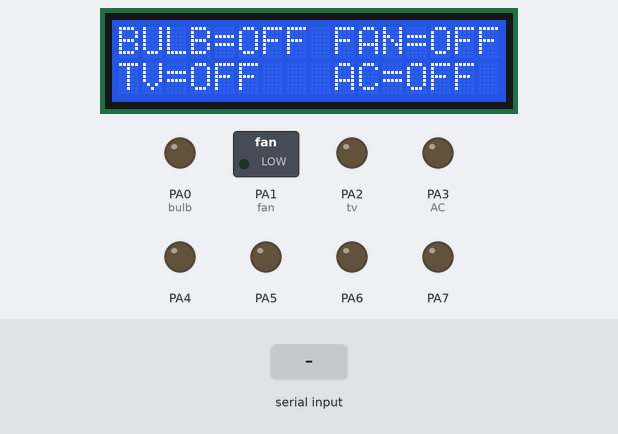
Recording of a program running on a simulated ATmega16, built with avr-gcc and emulated at 11.0592 MHz. Parts: 16×2 character LCD, switched loads named in the program (green lamp = pin HIGH), output pins drawn as LEDs (lit = HIGH). Wiring (inferred from the names in the program): character LCD (HD44780): RS PB0; R/W PB1; E PB2; data PB4, PB5, PB6, PB7. The inputs (shaded band) are chosen by the test bench. Pins used as bus, display or sensor lines are not drawn.

Above: at 1.6 s.
1.7 s: "fan\n" received over Serial
At 2.1 s:
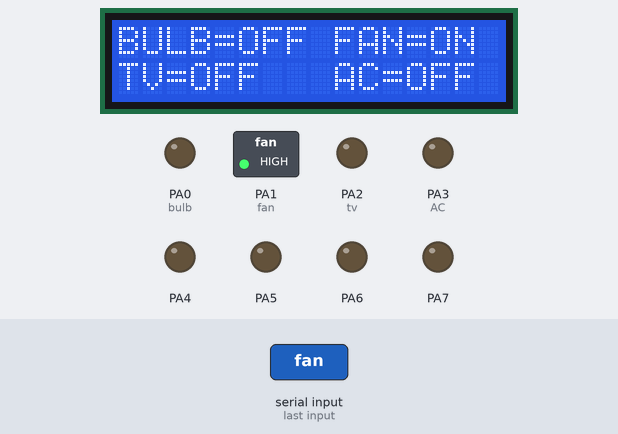
3.2 s: "aco\n" received over Serial
At 4.4 s:
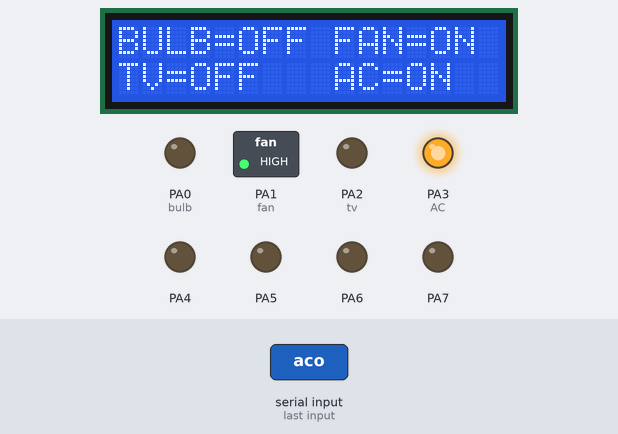
4.7 s: "tv\n" received over Serial
At 5.6 s:
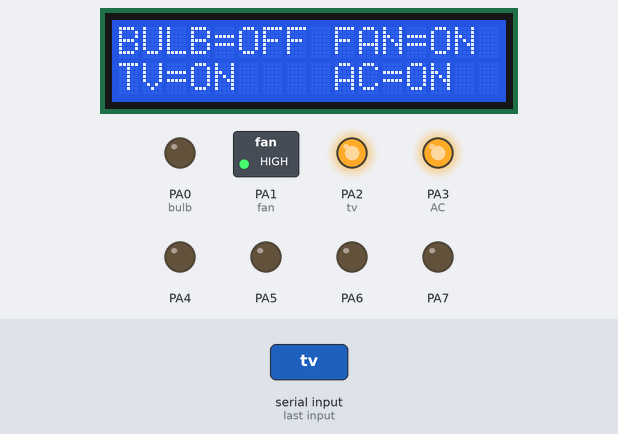
6.2 s: "bulb1\n" received over Serial
At 6.8 s:
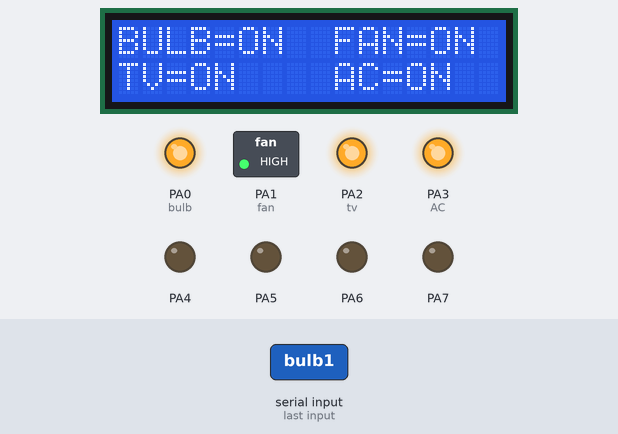
7.7 s: "fan\n" received over Serial
At 8.9 s:
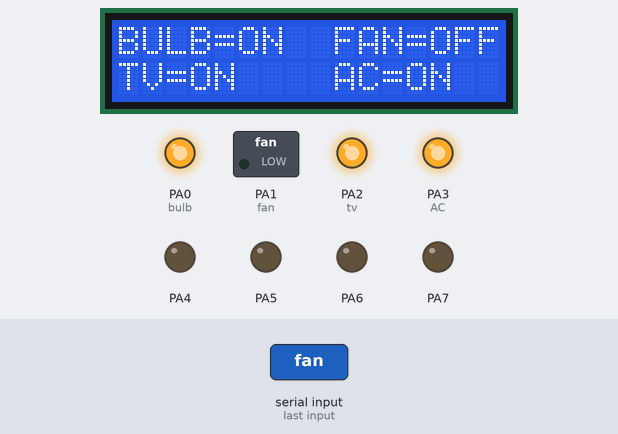
9.2 s: "aco\n" received over Serial
At 10.2 s:
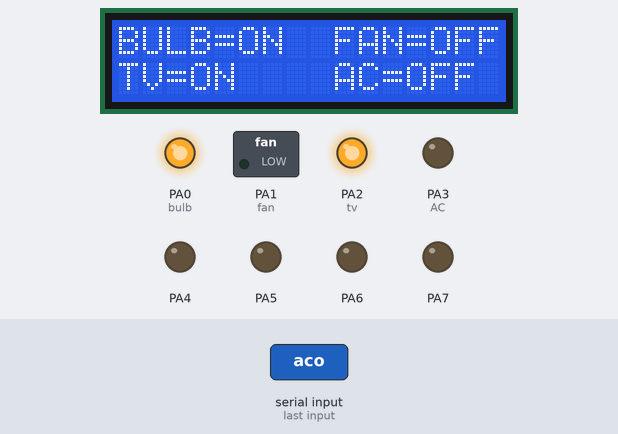
Timing chart, 0 to 11.7 s (numbered marks = the images above; inputs shaded):
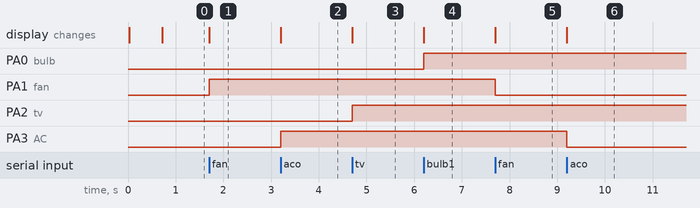

Measured:
- after the input at 1.7 s, PA1 (fan): LOW → HIGH at once; the display: changes at once (image 1)
- after the input at 3.2 s, PA3 (AC): LOW → HIGH at once; the display: changes at once (image 2)
- after the input at 4.7 s, PA2 (tv): LOW → HIGH at once; the display: changes at once (image 3)
- after the input at 6.2 s, PA0 (bulb): LOW → HIGH at once; the display: changes at once (image 4)
- after the input at 7.7 s, PA1 (fan): HIGH → LOW at once; the display: changes at once (image 5)
- after the input at 9.2 s, PA3 (AC): HIGH → LOW at once; the display: changes at once (image 6)

The program:

GccApplication4.c
```c
/*
 * serial_legency.c
 *
 * Created: 3/28/2015 12:09:46 PM
 *  Author: Ashish kushwaha
 */

#define F_CPU 11059200

#include <avr/io.h>
#include <util/delay.h>
#include "lcd.h"
#include "USART.h"

#define op		PORTA
#define bulb	0
#define fan		1
#define tv		2
#define AC		3

typedef struct
{
	char *dis;
}states;

char ret_res(char*str ){
	if(!strcmp(str,"fan")) return 2;
	else if(!strcmp(str,"aco")) return 4;
	else if(!strcmp(str,"mc")) return 0;
	else if(!strcmp(str,"mac")) return 0;
	else if(!strcmp(str,"tv")) return 3;
	else if(!strcmp(str,"bulb1")) return 1;
	else if(!strcmp(str,"bulb2")) return 0;
	else if(!strcmp(str,"bulb3")) return 0;
	else if(!strcmp(str,"moff")) return 0;
	else return 0;
}
void set_op_value(char cas){
	switch(cas){
		case 1 :op^=(1<<(cas-1));break;
		case 2 :op^=(1<<(cas-1));break;
		case 3 :op^=(1<<(cas-1));break;
		case 4 :op^=(1<<(cas-1));break;
		default:op=0;
	}
}

void display(void){
	states two[]={
		{"OFF"},
		{"ON "}
	};
	lcd_clrscr();
	lcd_puts("BULB=");
	lcd_puts(two[(op&(1<<bulb))].dis);
	lcd_puts(" FAN=");
	lcd_puts(two[((op&(1<<fan))>>fan)].dis);
	lcd_puts("\nTV=");
	lcd_puts(two[((op&(1<<tv))>>tv)].dis);
	lcd_puts("   AC=");
	lcd_puts(two[((op&(1<<AC))>>AC)].dis);
}
int main(void){
	DDRA=0xff;
	lcd_init(LCD_DISP_ON);
	lcd_puts("     Welcome");
	_delay_ms(700);
	const static int strSize = 10;				//size for receiving string
	char * string = 0;							//target string
	char response=0;							//after compare the string the int would have a value
	serial_init();								//uart at baud 38400
	while(1){
	set_op_value(response);
	display();
	string = malloc( strSize * sizeof(char) );	//allocating space in mamory heap
	if(string == 0) {							//if memory is not available
		lcd_clrscr();
		lcd_puts("can't alloc mem!\n");
		return 1;
	}

	else{													//if memory is free
	response=ret_res(make_str(strSize,string));				//compare the received string to ans
	free(string);											//free that allocated space
	string = 0;												//not necessary but good idea
	 }
	}
	return 0 ;
}
```

USART.c
```c
/*
 * USART.c
 *
 * Created: 3/29/2015 2:28:20 AM
 *  Author: Ashish kushwaha
 * Email: Ashish_kushwaha@outlook.com
 */


#include <avr/io.h>
#include "USART.h"


void serial_init(){
		UCSRB=(1<<TXEN)|(1<<RXEN);
		UCSRC=(1<<UCSZ1)|(1<<UCSZ0)|(1<<URSEL);
		UBRRL=17;                                  ///38400   baudrate at xtal 11.0592Mhz
}
//This function sends the string and terminates with LF \n
void serial_send(char *p)
{
	serial_Erase_all();
	for (;*p!=0;p++)
	{
		while (!(UCSRA&(1<<UDRE)));
		UDR=*p;
	}
	while (!(UCSRA&(1<<UDRE)));
	UDR=10;
}

void serial_send_byte(char byte){
	serial_Erase_all();
	while (!(UCSRA&(1<<UDRE)));
	UDR=byte;
}

void serial_Erase_all(void){
	unsigned char trash=0;
	while (UCSRA & (1<<RXC)){
	trash=UDR;
	}
}

unsigned char serial_read_byte(void)
{
	while (!(UCSRA&(1<<RXC)));
	return UDR;
}


int serial_read_int(void){
	int getval=0,ret=0,flag=0;
	while(getval!='\n'){
	getval=serial_read_byte();
	if (getval=='-')
	{
		flag=1;
	}
	if ((getval>='0')&&(getval<='9'))
	{
		ret=((ret*10)+(getval-48));
	}
	}
	if (flag==1)ret=(ret*(-1));
	return ret;
}

char *make_str(uint8_t size,char *target_loc){
	unsigned char i=1,dummy=0;
	do
	{
		dummy=serial_read_byte();
	} while ((dummy<33)||(dummy>126));
	target_loc[0]=dummy;
	do{
		target_loc[i]=serial_read_byte();
		++i;
	} while ((i!=size)&&(target_loc[i-1]!='\n'));
	if (target_loc[i-1]=='\n'){
		target_loc[i-1]='\0';
		serial_Erase_all();
		return target_loc;
	}
	else {
		free(target_loc);
		serial_Erase_all();
		return "less memory error";
	}
}
```

USART.h
```c
#ifndef USART_H
#define USART_H

/*
 * USART.h
 *
 * Created: 3/29/2015 2:28:33 AM
 *  Author: Ashish kushwaha
 * Email: Ashish_kushwaha@outlook.com
 */

//line terminator character is LF \n
/* Baud rate Table

8 Mhz

Rate	UBRR(decimal&hex) error
300		1666	0x0682		0.0
600		832		0x0340		0.0
1200	416		0x01A0		0.0
2400	207		0x00CF		0.2
4800	103		0x0067		0.2
9600	51		0x0033		0.2
14400	34		0x0022		0.8
19200	25		0x0019		0.2
28800	16		0x0010		2.1
38400	12		0x000C		0.2
57600	8		0x0008		3.7
76800	6		0x0006		7.5
115200	3		0x0003		7.8
230400	1		0x0001		7.8
250000	1		0x0001		0.0

11.0592 Mhz

300		2303	0x08FF		0.0
600		1151	0x047F		0.0
1200	575		0x023F		0.0
2400	287		0x011F		0.0
4800	143		0x008F		0.0
9600	71		0x0047		0.0
14400	47		0x002F		0.0
19200	35		0x0023		0.0
28800	23		0x0017		0.0
38400	17		0x0011		0.0
57600	11		0x000B		0.0
76800	8		0x0008		0.0
115200	5		0x0005		0.0
230400	2		0x0002		0.0
250000	2		0x0002		8.5
*/


extern void serial_init(void);		//change the value of UBBR for desire baud rate

extern void serial_send(char *p);

extern void serial_Erase_all(void);		//flushes the recived data during usart operation

extern unsigned char serial_read_byte(void);

char *make_str(uint8_t size,char *target_loc);

extern int serial_read_int(void);

extern void serial_send_byte(char byte);

#endif //USART_H
```

lcd.h
```c
#ifndef LCD_H
#define LCD_H
/*************************************************************************
 Title	:   C include file for the HD44780U LCD library (lcd.c)
 Author:    Peter Fleury <pfleury@gmx.ch>  http://jump.to/fleury
 File:	    $Id: lcd.h,v 1.13.2.2 2006/01/30 19:51:33 peter Exp $
 Software:  AVR-GCC 3.3
 Hardware:  any AVR device, memory mapped mode only for AT90S4414/8515/Mega
***************************************************************************/

/**
 @defgroup pfleury_lcd LCD library
 @code #include <lcd.h> @endcode

 @brief Basic routines for interfacing a HD44780U-based text LCD display

 Originally based on Volker Oth's LCD library,
 changed lcd_init(), added additional constants for lcd_command(),
 added 4-bit I/O mode, improved and optimized code.

 Library can be operated in memory mapped mode (LCD_IO_MODE=0) or in
 4-bit IO port mode (LCD_IO_MODE=1). 8-bit IO port mode not supported.

 Memory mapped mode compatible with Kanda STK200, but supports also
 generation of R/W signal through A8 address line.

 @author Peter Fleury pfleury@gmx.ch http://jump.to/fleury

 @see The chapter <a href="http://homepage.sunrise.ch/mysunrise/peterfleury/avr-lcd44780.html" target="_blank">Interfacing a HD44780 Based LCD to an AVR</a>
      on my home page.

*/

/*@{*/

#if (__GNUC__ * 100 + __GNUC_MINOR__) < 303
#error "This library requires AVR-GCC 3.3 or later, update to newer AVR-GCC compiler !"
#endif

#include <inttypes.h>
#include <avr/pgmspace.h>

/**
 *  @name  Definitions for MCU Clock Frequency
 *  Adapt the MCU clock frequency in Hz to your target.
 */
#define XTAL 11059200              /**< clock frequency in Hz, used to calculate delay timer */


/**
 * @name  Definition for LCD controller type
 * Use 0 for HD44780 controller, change to 1 for displays with KS0073 controller.
 */
#define LCD_CONTROLLER_KS0073 0  /**< Use 0 for HD44780 controller, 1 for KS0073 controller */

/**
 *  @name  Definitions for Display Size
 *  Change these definitions to adapt setting to your display
 */
#define LCD_LINES           2     /**< number of visible lines of the display */
#define LCD_DISP_LENGTH    16     /**< visibles characters per line of the display */
#define LCD_LINE_LENGTH  0x40     /**< internal line length of the display    */
#define LCD_START_LINE1  0x00     /**< DDRAM address of first char of line 1 */
#define LCD_START_LINE2  0x40     /**< DDRAM address of first char of line 2 */
#define LCD_START_LINE3  0x14     /**< DDRAM address of first char of line 3 */
#define LCD_START_LINE4  0x54     /**< DDRAM address of first char of line 4 */
#define LCD_WRAP_LINES      0     /**< 0: no wrap, 1: wrap at end of visibile line */


#define LCD_IO_MODE      1         /**< 0: memory mapped mode, 1: IO port mode */
#if LCD_IO_MODE
/**
 *  @name Definitions for 4-bit IO mode
 *  Change LCD_PORT if you want to use a different port for the LCD pins.
 *
 *  The four LCD data lines and the three control lines RS, RW, E can be on the
 *  same port or on different ports.
 *  Change LCD_RS_PORT, LCD_RW_PORT, LCD_E_PORT if you want the control lines on
 *  different ports.
 *
 *  Normally the four data lines should be mapped to bit 0..3 on one port, but it
 *  is possible to connect these data lines in different order or even on different
 *  ports by adapting the LCD_DATAx_PORT and LCD_DATAx_PIN definitions.
 *
 */
#define LCD_PORT         PORTB        /**< port for the LCD lines   */
#define LCD_DATA0_PORT   LCD_PORT     /**< port for 4bit data bit 0 */
#define LCD_DATA1_PORT   LCD_PORT     /**< port for 4bit data bit 1 */
#define LCD_DATA2_PORT   LCD_PORT     /**< port for 4bit data bit 2 */
#define LCD_DATA3_PORT   LCD_PORT     /**< port for 4bit data bit 3 */
#define LCD_DATA0_PIN    4            /**< pin for 4bit data bit 0  */
#define LCD_DATA1_PIN    5            /**< pin for 4bit data bit 1  */
#define LCD_DATA2_PIN    6            /**< pin for 4bit data bit 2  */
#define LCD_DATA3_PIN    7            /**< pin for 4bit data bit 3  */
#define LCD_RS_PORT      LCD_PORT     /**< port for RS line         */
#define LCD_RS_PIN       0            /**< pin  for RS line         */
#define LCD_RW_PORT      LCD_PORT     /**< port for RW line         */
#define LCD_RW_PIN       1            /**< pin  for RW line         */
#define LCD_E_PORT       LCD_PORT     /**< port for Enable line     */
#define LCD_E_PIN        2            /**< pin  for Enable line     */

#elif defined(__AVR_AT90S4414__) || defined(__AVR_AT90S8515__) || defined(__AVR_ATmega64__) || \
      defined(__AVR_ATmega8515__)|| defined(__AVR_ATmega103__) || defined(__AVR_ATmega128__) || \
      defined(__AVR_ATmega161__) || defined(__AVR_ATmega162__)
/*
 *  memory mapped mode is only supported when the device has an external data memory interface
 */
#define LCD_IO_DATA      0xC000    /* A15=E=1, A14=RS=1                 */
#define LCD_IO_FUNCTION  0x8000    /* A15=E=1, A14=RS=0                 */
#define LCD_IO_READ      0x0100    /* A8 =R/W=1 (R/W: 1=Read, 0=Write   */
#else
#error "external data memory interface not available for this device, use 4-bit IO port mode"

#endif


/**
 *  @name Definitions for LCD command instructions
 *  The constants define the various LCD controller instructions which can be passed to the
 *  function lcd_command(), see HD44780 data sheet for a complete description.
 */

/* instruction register bit positions, see HD44780U data sheet */
#define LCD_CLR               0      /* DB0: clear display                  */
#define LCD_HOME              1      /* DB1: return to home position        */
#define LCD_ENTRY_MODE        2      /* DB2: set entry mode                 */
#define LCD_ENTRY_INC         1      /*   DB1: 1=increment, 0=decrement     */
#define LCD_ENTRY_SHIFT       0      /*   DB2: 1=display shift on           */
#define LCD_ON                3      /* DB3: turn lcd/cursor on             */
#define LCD_ON_DISPLAY        2      /*   DB2: turn display on              */
#define LCD_ON_CURSOR         1      /*   DB1: turn cursor on               */
#define LCD_ON_BLINK          0      /*     DB0: blinking cursor ?          */
#define LCD_MOVE              4      /* DB4: move cursor/display            */
#define LCD_MOVE_DISP         3      /*   DB3: move display (0-> cursor) ?  */
#define LCD_MOVE_RIGHT        2      /*   DB2: move right (0-> left) ?      */
#define LCD_FUNCTION          5      /* DB5: function set                   */
#define LCD_FUNCTION_8BIT     4      /*   DB4: set 8BIT mode (0->4BIT mode) */
#define LCD_FUNCTION_2LINES   3      /*   DB3: two lines (0->one line)      */
#define LCD_FUNCTION_10DOTS   2      /*   DB2: 5x10 font (0->5x7 font)      */
#define LCD_CGRAM             6      /* DB6: set CG RAM address             */
#define LCD_DDRAM             7      /* DB7: set DD RAM address             */
#define LCD_BUSY              7      /* DB7: LCD is busy                    */

/* set entry mode: display shift on/off, dec/inc cursor move direction */
#define LCD_ENTRY_DEC            0x04   /* display shift off, dec cursor move dir */
#define LCD_ENTRY_DEC_SHIFT      0x05   /* display shift on,  dec cursor move dir */
#define LCD_ENTRY_INC_           0x06   /* display shift off, inc cursor move dir */
#define LCD_ENTRY_INC_SHIFT      0x07   /* display shift on,  inc cursor move dir */

/* display on/off, cursor on/off, blinking char at cursor position */
#define LCD_DISP_OFF             0x08   /* display off                            */
#define LCD_DISP_ON              0x0C   /* display on, cursor off                 */
#define LCD_DISP_ON_BLINK        0x0D   /* display on, cursor off, blink char     */
#define LCD_DISP_ON_CURSOR       0x0E   /* display on, cursor on                  */
#define LCD_DISP_ON_CURSOR_BLINK 0x0F   /* display on, cursor on, blink char      */

/* move cursor/shift display */
#define LCD_MOVE_CURSOR_LEFT     0x10   /* move cursor left  (decrement)          */
#define LCD_MOVE_CURSOR_RIGHT    0x14   /* move cursor right (increment)          */
#define LCD_MOVE_DISP_LEFT       0x18   /* shift display left                     */
#define LCD_MOVE_DISP_RIGHT      0x1C   /* shift display right                    */

/* function set: set interface data length and number of display lines */
#define LCD_FUNCTION_4BIT_1LINE  0x20   /* 4-bit interface, single line, 5x7 dots */
#define LCD_FUNCTION_4BIT_2LINES 0x28   /* 4-bit interface, dual line,   5x7 dots */
#define LCD_FUNCTION_8BIT_1LINE  0x30   /* 8-bit interface, single line, 5x7 dots */
#define LCD_FUNCTION_8BIT_2LINES 0x38   /* 8-bit interface, dual line,   5x7 dots */


#define LCD_MODE_DEFAULT     ((1<<LCD_ENTRY_MODE) | (1<<LCD_ENTRY_INC) )


/**
 *  @name Functions
 */


/**
 @brief    Initialize display and select type of cursor
 @param    dispAttr \b LCD_DISP_OFF display off\n
                    \b LCD_DISP_ON display on, cursor off\n
                    \b LCD_DISP_ON_CURSOR display on, cursor on\n
                    \b LCD_DISP_ON_CURSOR_BLINK display on, cursor on flashing
 @return  none
*/
extern void lcd_init(uint8_t dispAttr);


/**
 @brief    Clear display and set cursor to home position
 @param    void
 @return   none
*/
extern void lcd_clrscr(void);


/**
 @brief    Set cursor to home position
 @param    void
 @return   none
*/
extern void lcd_home(void);


/**
 @brief    Set cursor to specified position

 @param    x horizontal position\n (0: left most position)
 @param    y vertical position\n   (0: first line)
 @return   none
*/
extern void lcd_gotoxy(uint8_t x, uint8_t y);


/**
 @brief    Display character at current cursor position
 @param    c character to be displayed
 @return   none
*/
extern void lcd_putc(char c);


/**
 @brief    Display string without auto linefeed
 @param    s string to be displayed
 @return   none
*/
extern void lcd_puts(const char *s);


/**
 @brief    Display string from program memory without auto linefeed
 @param    s string from program memory be be displayed
 @return   none
 @see      lcd_puts_P
*/
extern void lcd_puts_p(const char *progmem_s);


/**
 @brief    Send LCD controller instruction command
 @param    cmd instruction to send to LCD controller, see HD44780 data sheet
 @return   none
*/
extern void lcd_command(uint8_t cmd);


/**
 @brief    Send data byte to LCD controller

 Similar to lcd_putc(), but without interpreting LF
 @param    data byte to send to LCD controller, see HD44780 data sheet
 @return   none
*/
extern void lcd_data(uint8_t data);

//prints integer values
extern void lcd_puti (int print_val);

extern void lcd_putf (float print_val);
/**
 @brief macros for automatically storing string constant in program memory
*/
#define lcd_puts_P(__s)         lcd_puts_p(PSTR(__s))

/*@}*/
#endif //LCD_H
```

Source omitted: lcd.c (21514 bytes)
